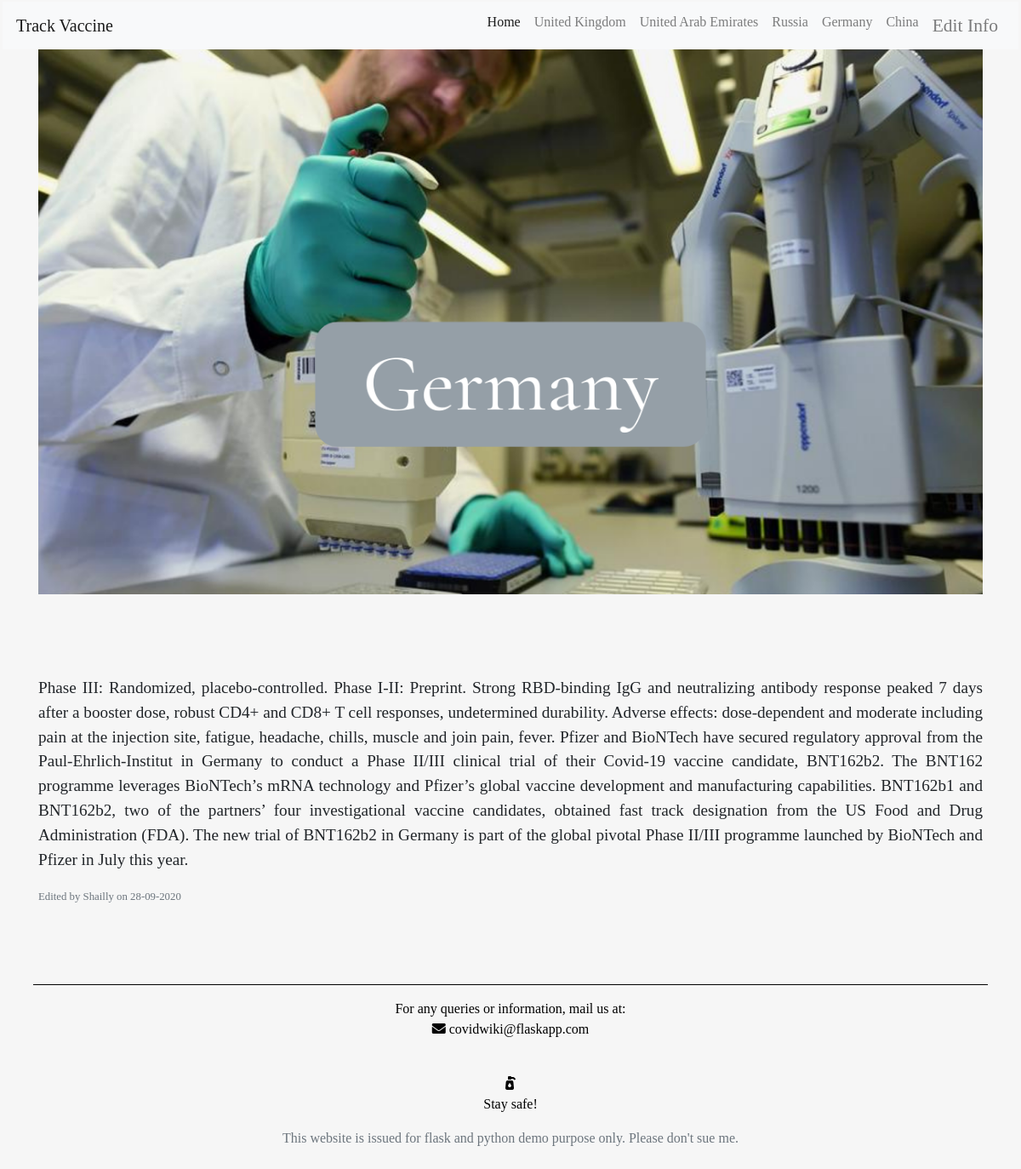
/germany, run on the app's committed database.
### app/models.py (models this page shows, shortened)
class Article(db.Model):
    id = db.Column(db.Integer, primary_key=True)
    country = db.Column(db.String(100), nullable=False)
    image = db.Column(db.String(20), nullable=False)
    introLine = db.Column(db.Text, nullable=False)
    date_edited = db.Column(db.DateTime, nullable=False, default=datetime.utcnow)
    link = db.Column(db.String(100), nullable=False)
    UpdatedContent = db.Column(db.Text, nullable=False)
    user_id = db.Column(db.Integer, db.ForeignKey('user.id'), nullable=False)

class User(db.Model, UserMixin):
    id = db.Column(db.Integer, primary_key=True)
    username = db.Column(db.String(20), unique=True, nullable=False)
    email = db.Column(db.String(120), unique=True, nullable=False)
    image_file = db.Column(db.String(20), nullable=False, default='default.png')
    password = db.Column(db.String(60), nullable=False)
    articles = db.relationship('Article', backref='author',lazy=True)

### app/routes.py (the view)
@app.route('/germany')
def germany():
    articles = Article.query.all()
    return render_template('germany.html',articles=articles)

### app/templates/germany.html (shortened to what this page needs)
{% extends "layout.html" %}
{% block content %}
    <div class="countryHead", id='germany'>
    </div>
    <div class="country-data">
        <br>
        <br>
        <br>
        <br>
        <p class="country-text">{{ articles.3.UpdatedContent }}</p>
        <p class="bottom-info"><small class="text-muted">Edited by {{ articles.3.author.username }} on {{ articles.3.date_edited.strftime('%d-%m-%Y') }}</small></p>
    </div>
{% endblock content%}

### app/static/styles.css (style rules this page uses)
body { text-align: justify; background-color: #f6f6f6; margin: 2px 3px; font-family: 'PT Serif', serif; }
.countryHead { display: flex; flex-direction: column; justify-content: center; flex-grow: 1; min-height: 350px; display: flex; flex-direction: column; min-height: 80vh; }
#germany { background: url('images/germanysmolb.png') no-repeat center / cover; }
@media (min-width:767px) { #germany { background: url('images/germanybigb.png') no-repeat center / cover; } }
.country-text { font-size: larger; }

### data on the page
Article: UpdatedContent "Phase III: Randomized, placebo-controlled. Phase I-II: Preprint. Strong RBD-binding IgG and neutralizing antibody response peaked 7 days after a booster dose, robust CD4+ and CD8+ T cell responses, undetermined durability. Adverse effects: dose-dependent and moderate including pain at the injection site, fatigue, headache, chills, muscle and join pain, fever. Pfizer and BioNTech have secured regulatory approval from the Paul-Ehrlich-Institut in Germany to conduct a Phase II/III clinical trial of their Covid-19 vaccine candidate, BNT162b2. The BNT162 programme leverages BioNTech’s mRNA technology and Pfizer’s global vaccine development and manufacturing capabilities. BNT162b1 and BNT162b2,…", date_edited "28-09-2020"
User: username "Shailly"
